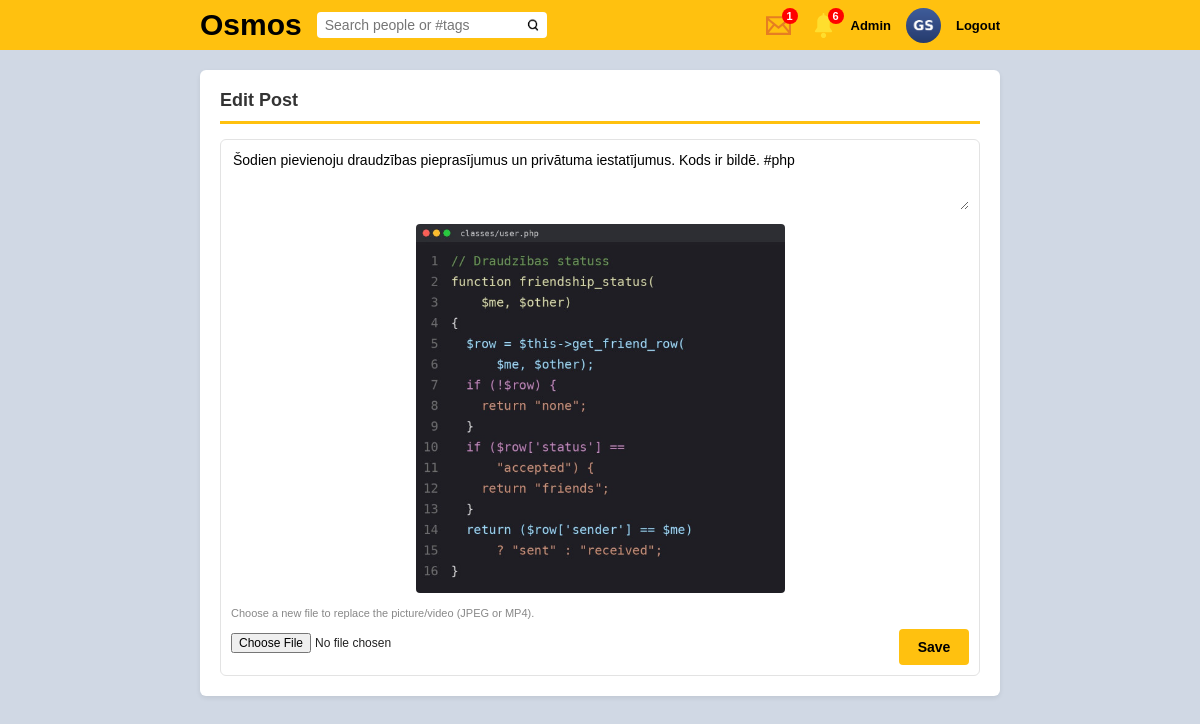
The page /edit/842084841837436 (signed in) on the database its author committed.
### tables this page shows
CREATE TABLE `users` (
  `id` int(11) NOT NULL AUTO_INCREMENT,
  `userid` bigint(19) NOT NULL,
  `owner` bigint(19) NOT NULL DEFAULT 0,
  `first_name` varchar(50) NOT NULL,
  `last_name` varchar(50) NOT NULL,
  `gender` varchar(6) DEFAULT NULL,
  `type` varchar(10) NOT NULL DEFAULT 'profile',
  `group_type` varchar(8) NOT NULL DEFAULT 'public',
  `privacy` varchar(10) NOT NULL DEFAULT 'public',
  `is_admin` tinyint(1) NOT NULL DEFAULT 0,
  `blocked` tinyint(1) NOT NULL DEFAULT 0,
  `password` varchar(100) NOT NULL,
  `date` timestamp NOT NULL DEFAULT current_timestamp(),
  `profile_image` varchar(1000) DEFAULT '',
  `cover_image` varchar(1000) NOT NULL DEFAULT '',
  `about` varchar(1024) DEFAULT NULL,
  `tag_name` varchar(100) NOT NULL,
  `online` int(11) NOT NULL DEFAULT 0,
  PRIMARY KEY (`id`),
  UNIQUE KEY `userid` (`userid`),
  UNIQUE KEY `tag_name_unique` (`tag_name`),
  KEY `first_name` (`first_name`),
  KEY `last_name` (`last_name`),
  KEY `gender` (`gender`),
  KEY `date` (`date`),
  KEY `tag_name` (`tag_name`),
  KEY `type` (`type`),
  KEY `owner` (`owner`)
);

CREATE TABLE `posts` (
  `id` bigint(19) NOT NULL AUTO_INCREMENT,
  `post_id` bigint(19) NOT NULL,
  `user_id` bigint(19) NOT NULL,
  `owner` bigint(19) NOT NULL DEFAULT 0,
  `post` text NOT NULL,
  `image` varchar(500) DEFAULT NULL,
  `comments` int(11) NOT NULL DEFAULT 0,
  `likes` int(11) NOT NULL DEFAULT 0,
  `date` timestamp NOT NULL DEFAULT current_timestamp(),
  `has_image` tinyint(1) NOT NULL DEFAULT 0,
  `is_profile_image` tinyint(1) NOT NULL,
  `is_cover_image` tinyint(1) NOT NULL,
  `parent` bigint(20) DEFAULT 0,
  PRIMARY KEY (`id`),
  UNIQUE KEY `post_id` (`post_id`),
  KEY `user_id` (`user_id`),
  KEY `comments` (`comments`),
  KEY `likes` (`likes`),
  KEY `date` (`date`),
  KEY `has_image` (`has_image`),
  KEY `is_profile_image` (`is_profile_image`),
  KEY `is_cover_image` (`is_cover_image`),
  KEY `owner` (`owner`),
  FULLTEXT KEY `post` (`post`)
);

### classes/connect.php (called while the page is built, shortened)
<?php
class Database
{
    private $host = "localhost";
    private $username = "root";
    private $password = "";
    private $db = "osmos_db";
    private static $connection = null;
    function connect()
    {
        if (self::$connection === null) {
            try {
                $connection = mysqli_connect($this->host, $this->username, $this->password, $this->db);
            } catch (mysqli_sql_exception $e) {
                error_log("Osmos DB connection failed: " . $e->getMessage());
                die("Could not connect to the database.");
            }
            mysqli_set_charset($connection, "utf8mb4");
            mysqli_query($connection, "SET time_zone = '" . date('P') . "'");
            self::$connection = $connection;
        }
        return self::$connection;
    }
    function read($query)
    {
        $conn = $this->connect();
        try {
            $result = mysqli_query($conn, $query);
        } catch (mysqli_sql_exception $e) {
            error_log("Osmos DB read error: " . $e->getMessage() . " | Query: " . $query);
            return false;
        }
        $data = [];
        while ($row = mysqli_fetch_assoc($result)) {
            $data[] = $row;
        }
        return count($data) > 0 ? $data : false;
    }
    function escape($value)
    {
        return mysqli_real_escape_string($this->connect(), (string)$value);
    }
}

### classes/login.php (called while the page is built, shortened)
<?php
class Login
{
    public function check_login($id, $redirect = true)
    {
        if(isset($_SESSION['osmos_userid']))
        {
            $userid = $_SESSION['osmos_userid'];
            if(is_numeric($id) && $id > 0)
            {
                $userid = $id;
            }
            $userid = esc($userid);
            $query = "select * from users where userid = '$userid' limit 1";
            $DB = new Database();
            $result = $DB->read($query);
            if ($result)
            {
                return $result[0];
            }
        }
    }
}

### classes/functions.php (called while the page is built, shortened)
<?php
function esc($value)
{
    $DB = new Database();
    return $DB->escape($value);
}
function is_image_file($path)
{
    $info = @getimagesize($path);
    return $info && in_array($info[2], [IMAGETYPE_JPEG, IMAGETYPE_PNG, IMAGETYPE_GIF]);
}
function is_video_file($path)
{
    return !empty($path) && is_string($path) && is_file($path) && strtolower(pathinfo($path, PATHINFO_EXTENSION)) == "mp4";
}
function avatar_url($row)
{
    $image = "images/placeholder_male.jpg";
    $image_class = new Image();
    if (is_image_file($row['profile_image'] ?? "")) {
        $thumb = $image_class->get_thumb_profile($row['profile_image']);
        if (is_image_file($thumb)) {
            $image = $thumb;
        }
    }
    return $image;
}
function notifications_where($user_id)
{
    $DB = new Database();
    $user_id = esc($user_id);
    $follow = [];
    $i_follow = $DB->read("select content_id from content_i_follow where disabled = 0 && user_id = '$user_id' limit 100");
    if (is_array($i_follow)) {
        $follow = array_map('esc', array_column($i_follow, "content_id"));
    }
    $where = "n.user_id != '$user_id' AND (n.content_owner = '$user_id'";
    if (count($follow) > 0) {
        $where .= " OR (n.activity = 'comment' AND n.content_id IN ('" . implode("','", $follow) . "'))";
    }
    $where .= ")";
    return $where;
}
function check_notifications()
{
    $DB = new Database();
    $user_id = $_SESSION['osmos_userid'] ?? 0;
    $safe_id = esc($user_id);
    $query = "SELECT COUNT(n.id) as total
              FROM notifications n
              LEFT JOIN notification_seen ns
              ON n.id = ns.notification_id AND ns.userid = '$safe_id'
              WHERE " . notifications_where($user_id) . "
              AND ns.id IS NULL";
    $data = $DB->read($query);
    if (is_array($data) && isset($data[0]['total'])) {
        return (int)$data[0]['total'];
    }
    return 0;
}
function check_messages()
{
    $me = $_SESSION['osmos_userid'] ?? 0;
    $DB = new Database();
    $me = esc($me);
    $query = "SELECT COUNT(id) AS total FROM messages WHERE receiver = '$me' AND deleted_receiver = 0 AND seen = 0";
    $data = $DB->read($query);
    if (is_array($data)) {
        return (int)$data[0]['total'];
    }
    return 0;
}

### classes/user.php (called while the page is built, shortened)
<?php
class User
{
    public function get_user($id)
    {
        $id = esc($id);
        $query = "select * from users where userid = '$id' limit 1";
        $DB = new Database();
        $result = $DB->read($query);
        if(is_array($result) && isset($result[0])) {
            return $result[0];
        }
        return false;
    }
}

### classes/image.php (called while the page is built, shortened)
<?php
class Image
{
    public function get_thumb_profile($filename)
    {
        $thumbnail = $filename . "_profile_thumb.jpg";
        if(file_exists($thumbnail))
            {
                return $thumbnail;
            }
    }
    public function get_thumb_post($filename)
    {
        $thumbnail = $filename . "_post_thumb_.jpg";
        if(file_exists($thumbnail))
            {
                return $thumbnail;
            }
    }
}

### classes/post.php (called while the page is built, shortened)
<?php
class Post {
    public function get_one_post($postid) {
        $DB = new Database();
        $postid = esc($postid);
        $result = $DB->read("select * from posts where post_id = '$postid' limit 1");
        if(is_array($result)) return $result[0];
        return false;
    }
}

### edit.php (the view, shortened to what this page needs)
<?php
include_once("classes/autoload.php");
$login = new Login();
$user_data = $login->check_login($_SESSION['osmos_userid'] ?? 0);
$Post = new Post();
$ERROR = "";
$row = false;
if (isset($URL[1]) && is_numeric($URL[1])) {
    $row = $Post->get_one_post($URL[1]);
} else {
    $ERROR = "No such post was found!";
}
$SAVE_ERROR = "";
if (!isset($image_class)) $image_class = new Image();
?>
<!DOCTYPE html>
<html>
<head>
</head>
<body>
    <?php include("header.php"); ?>
    <div class="page">
        <div class="card">
            <?php if ($ERROR != ""): ?>
                <div class="empty-state"><?php echo $ERROR; ?></div>
            <?php else: ?>
                <h3 class="card-title">Edit Post</h3>
                <div class="composer" style="margin-bottom: 0;">
                    <form method="post" enctype="multipart/form-data">
                        <textarea class="tag-input" name="post" placeholder="What's on your mind?"><?php echo htmlspecialchars(($SAVE_ERROR != "" && isset($_POST['post']) && is_string($_POST['post'])) ? $_POST['post'] : $row['post']); ?></textarea>
                        <?php if (is_video_file($row['image'] ?? "")): ?>
                            <video controls preload="metadata" src="<?php echo ROOT . $row['image']; ?>" class="post-video" style="margin-top: 10px;"></video>
                        <?php elseif (is_image_file($row['image'] ?? "")): ?>
                            <div style="text-align: center; margin-top: 10px;">
                                <img src="<?php echo ROOT . $image_class->get_thumb_post($row['image']); ?>" style="width: 50%; border-radius: 4px;">
                            </div>
                        <?php endif; ?>
                        <div class="form-hint" style="margin-top: 10px;">Choose a new file to replace the picture/video (JPEG or MP4).</div>
                        <input type="file" name="file" accept="image/jpeg,video/mp4">
                        <input class="post-button" type="submit" value="Save">
                    </form>
                </div>
            <?php endif; ?>
        </div>
    </div>
</body>
</html>

### header.php (shortened to what this page needs)
<?php
$header_user = false;
if (isset($_SESSION['osmos_userid'])) {
    $header_user_class = new User();
    $header_user = $header_user_class->get_user($_SESSION['osmos_userid']);
}
$corner_image = avatar_url($header_user);
$notif_count = check_notifications();
$msg_notif_count = check_messages();
?>
<div id="orange_bar">
    <div style="width: 800px; margin: auto; display: flex; justify-content: space-between; align-items: center; height: 100%;">
        <div style="display: flex; align-items: center; gap: 15px;">
            <a href="<?php echo ROOT; ?>home" style="color: black; text-decoration: none; font-size: 30px; font-weight: bold;">Osmos</a>
            <form method="get" action="<?php echo ROOT; ?>search" style="margin: 0;">
                <input type="text" id="search_box" name="find" placeholder="Search people or #tags" value="<?php echo (isset($_GET['find']) && is_string($_GET['find'])) ? htmlspecialchars($_GET['find']) : ''; ?>">
            </form>
        </div>
        <div style="display: flex; align-items: center; gap: 15px;">
            <?php if (is_array($header_user)): ?>
                <a href="<?php echo ROOT; ?>messages" style="text-decoration: none;" title="Messages">
                    <span style="display: inline-block; position: relative;">
                        <?php if ($msg_notif_count > 0): ?>
                            <div class="header-badge" style="right: -2px;">
                                <?php echo ($msg_notif_count > 99) ? '99+' : $msg_notif_count; ?>
                            </div>
                        <?php endif; ?>
                    </span>
                </a>
                <a href="<?php echo ROOT; ?>notifications" style="text-decoration: none;" title="Notifications">
                    <span style="display: inline-block; position: relative;">
                        <img src="<?php echo ROOT; ?>notif.svg" style="width: 25px; vertical-align: middle;">
                        <?php if ($notif_count > 0): ?>
                            <div class="header-badge" style="right: -8px;">
                                <?php echo ($notif_count > 99) ? '99+' : $notif_count; ?>
                            </div>
                        <?php endif; ?>
                    </span>
                </a>
                <?php if (!empty($header_user['is_admin'])): ?>
                    <a href="<?php echo ROOT; ?>admin" style="font-size: 13px; color: black; text-decoration: none; font-weight: bold;">Admin</a>
                <?php endif; ?>
                <a href="<?php echo ROOT; ?>profile/<?php echo $header_user['userid']; ?>" title="My profile">
                    <img src="<?php echo ROOT . $corner_image; ?>" style="width: 35px; height: 35px; border-radius: 50%; object-fit: cover; vertical-align: middle;">
                </a>
                <a href="<?php echo ROOT; ?>logout" style="font-size: 13px; color: black; text-decoration: none; font-weight: bold;">Logout</a>
            <?php else: ?>
                <a href="<?php echo ROOT; ?>login" style="color: black; text-decoration: none; font-size: 13px; background: white; padding: 5px 12px; border-radius: 4px; font-weight: bold;">Login</a>
            <?php endif; ?>
        </div>
    </div>
</div>

### rows shown on the page
users: profile_image (picture)
posts: post "Šodien pievienoju draudzības pieprasījumus un privātuma iestatījumus. Kods ir bildē. #php", image (picture)

### other values the page prints
$msg_notif_count "1"
$notif_count "6"
